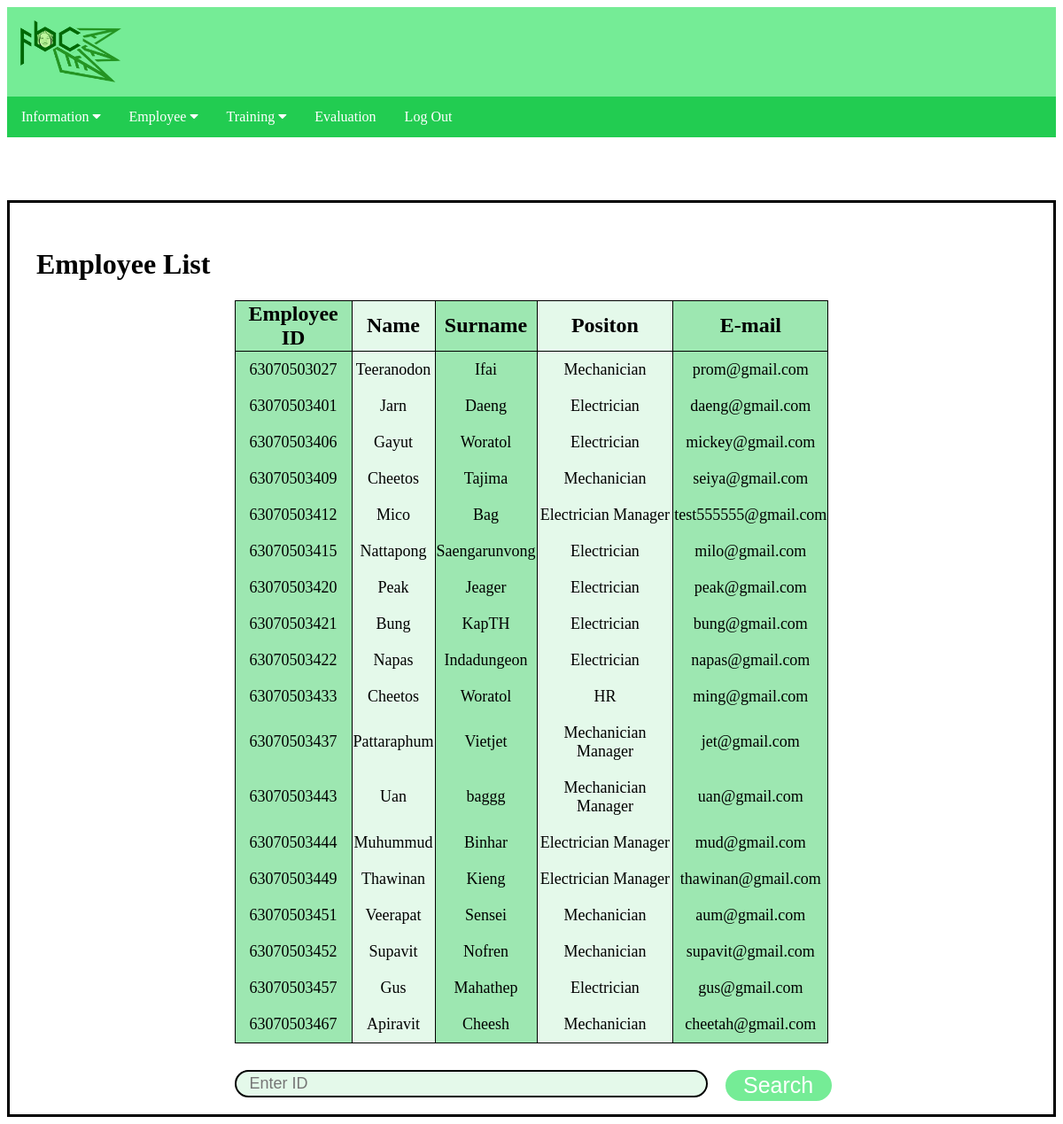
Screenshot of /EList.php with the database file from the repository.
### tables this page shows
CREATE TABLE `EMPLOYEE` (
  `employeeID` varchar(11) NOT NULL,
  `fName` varchar(32) NOT NULL,
  `lName` varchar(32) NOT NULL,
  `bDate` timestamp NOT NULL DEFAULT current_timestamp() ON UPDATE current_timestamp(),
  `sex` varchar(11) NOT NULL,
  `tel` varchar(11) DEFAULT NULL,
  `email` varchar(64) NOT NULL,
  `address` varchar(128) NOT NULL,
  `position` varchar(64) DEFAULT NULL,
  `conDisease` varchar(64) NOT NULL,
  `employeePic` varchar(128) DEFAULT NULL
);

### EList.php (the view, shortened to what this page needs)
<?php
require_once 'config/db.php';
$user = $_SESSION['user'];
if (empty($_SESSION['search'])) {
  $eList = $conn->prepare("SELECT * FROM EMPLOYEE");
  $eList->execute();
} else {
  $sList = $_SESSION['search'];
  $eList = $conn->prepare("SELECT * FROM EMPLOYEE WHERE employeeID LIKE :searchID");
  $eList->bindValue(":searchID", "%" . $_SESSION['search'] . "%");
  $eList->execute();
  unset($_SESSION['search']);
}
?>
<html>
<head>
</head>
<link href="Navbar.css" type="text/css" rel="stylesheet" />
<link rel="stylesheet" href="https://cdnjs.cloudflare.com/ajax/libs/font-awesome/4.7.0/css/font-awesome.min.css">
<body>
  <header style="background-color:#75EC96; height: 71px; padding: 15px;">
    <a href="Home.php"><img src="Logo.png" style="height: 70px;"></a>
  </header>
  <div class="navbar" style="background-color: #22CC51;">
    <div class="dropdown">
      <button class="dropbtn">Information
        <i class="fa fa-caret-down"></i>
      </button>
    </div>
    <div class="dropdown">
      <button class="dropbtn">Employee
        <i class="fa fa-caret-down"></i>
      </button>
    </div>
    <div class="dropdown">
      <button class="dropbtn">Training
        <i class="fa fa-caret-down"></i>
      </button>
    </div>
    <?php
    if ($user["position"] == "HR") {
      echo "<div class='dropdown'>
      <button class='dropbtn'>Evaluation
        <i class='fa fa-caret-down'></i>
      </button>
      <div class='dropdown-content'>
      <a href='Evaluation.php'>Evaluation</a>
      <a href='promoteEmployee.php'>Promote</a>
      </div>
    </div>";
    } else {
      echo "<a href='Evaluation.php'>Evaluation</a>";
    }
    ?>
    <a href="index.php">Log Out</a>
  </div>
  <div style="border-style: solid ; height: max-content; margin-top: 71px; padding: 30px;">
    <h1>Employee List</h1>
    <table class="type1" id="t01">
      <tr>
        <th>Employee ID</th>
        <th>Name</th>
        <th>Surname</th>
        <th>Positon</th>
        <th>E-mail</th>
      </tr>
      <?php
      foreach ($eList as $row) {
        echo "<tr>
                    <td>" . $row["employeeID"] . "</td>
                    <td>" . $row["fName"] . "</td>
                    <td>" . $row["lName"] . "</td>
                    <td>" . $row["position"] . "</td>
                    <td>" . $row["email"] . "</td>
                  </tr>";
      }
      ?>
    </table>
    <form action="searchEm.php" method="POST" style="margin-bottom : 50px">
      <input class="searchbox" type="text" id="searchbox" name="searchbox" placeholder="Enter ID">
      <input type="submit" name="search" class="search" value="Search">
    </form>
  </div>
</body>
</html>

### Navbar.css (style rules this page uses)
.navbar { overflow: hidden; }
.navbar a { float: left; font-size: 16px; color: white; text-align: center; padding: 14px 16px; text-decoration: none; }
.dropdown { float: left; overflow: hidden; }
.dropdown .dropbtn { font-size: 16px; border: none; outline: none; color: white; padding: 14px 16px; background-color: inherit; font-family: inherit; margin: 0; }

### EList.php (style rules this page uses)
table { width: 60%; margin-left: auto; margin-right: auto; margin-bottom: 30px; border: 1px solid black; border-collapse: collapse; text-align: center; padding: 13px; }
td { border-right: 1px solid black; border-left: 1px solid black; font-size: large; padding-top: 10px; padding-bottom: 10px; }
th { border: 1px solid black; font-size: x-large; }
#t01 th:nth-child(odd), td:nth-child(odd) { background-color: #9DE7B1; }
#t01 th:nth-child(even), td:nth-child(even) { background-color: #E4F9EA; }
.searchbox { background-color: FFEAC9; width: 534px; height: 31; margin-left: 20%; float: left; border: 2px solid black; border-radius: 20px; background-color: #E4F9EA; font-size: large; padding-left: 15px; }
.search { color: white; font-size: 25px; height: 35px; width: 120px; border-radius: 50px; text-align: center; border: 0px solid #75EC96; background-color: #75EC96; float: left; margin-left: 20px; }

### rows the page displays
employee: employeeID "63070503027", fName "Teeranodon", lName "Ifai", position "Mechanician", email "prom@gmail.com"
employee: employeeID "63070503401", fName "Jarn", lName "Daeng", position "Electrician", email "daeng@gmail.com"
employee: employeeID "63070503406", fName "Gayut", lName "Woratol", position "Electrician", email "mickey@gmail.com"
employee: employeeID "63070503409", fName "Cheetos", lName "Tajima", position "Mechanician", email "seiya@gmail.com"
employee: employeeID "63070503412", fName "Mico", lName "Bag", position "Electrician Manager", email "test555555@gmail.com"
employee: employeeID "63070503415", fName "Nattapong", lName "Saengarunvong", position "Electrician", email "milo@gmail.com"
employee: employeeID "63070503420", fName "Peak", lName "Jeager", position "Electrician", email "peak@gmail.com"
employee: employeeID "63070503421", fName "Bung", lName "KapTH", position "Electrician", email "bung@gmail.com"
employee: employeeID "63070503422", fName "Napas", lName "Indadungeon", position "Electrician", email "napas@gmail.com"
employee: employeeID "63070503433", fName "Cheetos", lName "Woratol", position "HR", email "ming@gmail.com"
employee: employeeID "63070503437", fName "Pattaraphum", lName "Vietjet", position "Mechanician Manager", email "jet@gmail.com"
employee: employeeID "63070503443", fName "Uan", lName "baggg", position "Mechanician Manager", email "uan@gmail.com"
employee: employeeID "63070503444", fName "Muhummud", lName "Binhar", position "Electrician Manager", email "mud@gmail.com"
employee: employeeID "63070503449", fName "Thawinan", lName "Kieng", position "Electrician Manager", email "thawinan@gmail.com"
employee: employeeID "63070503451", fName "Veerapat", lName "Sensei", position "Mechanician", email "aum@gmail.com"
employee: employeeID "63070503452", fName "Supavit", lName "Nofren", position "Mechanician", email "supavit@gmail.com"
employee: employeeID "63070503457", fName "Gus", lName "Mahathep", position "Electrician", email "gus@gmail.com"
employee: employeeID "63070503467", fName "Apiravit", lName "Cheesh", position "Mechanician", email "cheetah@gmail.com"
